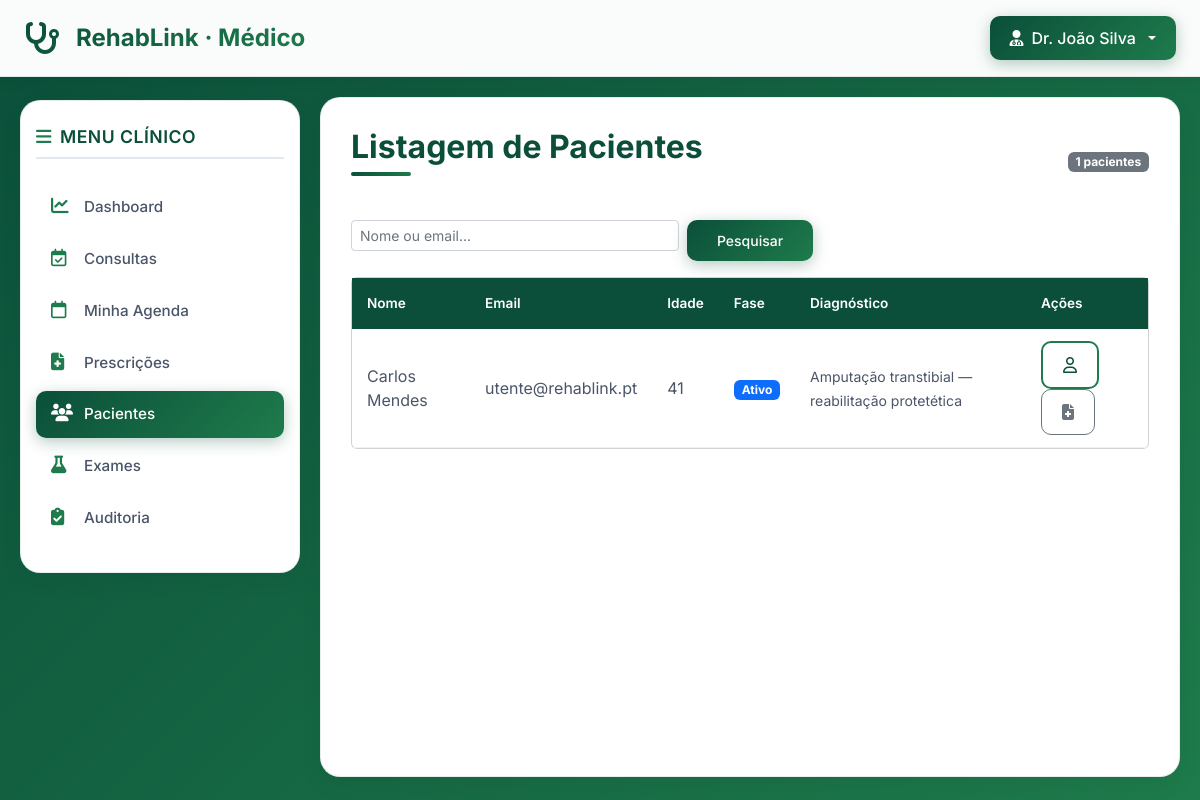
The page /private/medico/pacientes/gestaoUtente.php (signed in) on the database its author committed.
### tables this page shows
CREATE TABLE IF NOT EXISTS utentes (
    id                      INT UNSIGNED AUTO_INCREMENT PRIMARY KEY,
    utilizador_id           INT UNSIGNED        NOT NULL UNIQUE,
    data_nascimento         DATE                NULL,
    sexo                    ENUM('M','F','O')   NULL,
    nif                     VARCHAR(9)          NULL,
    morada                  VARCHAR(255)        NULL,
    codigo_postal           VARCHAR(8)          NULL,
    localidade              VARCHAR(100)        NULL,
    medico_id               INT UNSIGNED        NULL,
    tecnico_id              INT UNSIGNED        NULL,
    diagnostico             TEXT                NULL,
    observacoes             TEXT                NULL,
    cobertura_saude         ENUM('SNS','Particular','Seguro')
                            NOT NULL DEFAULT 'SNS'
                            COMMENT 'Gerida pelo admin na admissão — nunca pelo médico',
    fase_tratamento         ENUM('avaliacao','ativo','manutencao','alta')
                            NOT NULL DEFAULT 'avaliacao',
    categoria_clinica       ENUM('avc','amputacao_ms','amputacao_mi',
                                 'lesao_medular','lesao_nervosa_periferica',
                                 'paralisia_cerebral','outro') NULL,
    membro_afetado          ENUM('mao_esquerda','mao_direita','ambas',
                                 'perna_esquerda','perna_direita','outro') NULL,
    data_inicio_tratamento  DATE NULL,
    data_alta               DATE NULL COMMENT 'Preenchida quando médico regista alta',
    FOREIGN KEY (utilizador_id) REFERENCES utilizadores(id) ON DELETE CASCADE,
    FOREIGN KEY (medico_id)     REFERENCES profissionais(id) ON DELETE SET NULL,
    FOREIGN KEY (tecnico_id)    REFERENCES profissionais(id) ON DELETE SET NULL
);

CREATE TABLE IF NOT EXISTS utilizadores (
    id            INT UNSIGNED AUTO_INCREMENT PRIMARY KEY,
    nome          VARCHAR(150)        NOT NULL,
    email         VARCHAR(255)        NOT NULL UNIQUE,
    password_hash VARCHAR(255)        NOT NULL,
    perfil        ENUM('admin','medico','tecnico','utente') NOT NULL,
    ativo         BOOLEAN             NOT NULL DEFAULT TRUE,
    criado_em     DATETIME            NOT NULL DEFAULT CURRENT_TIMESTAMP,
    ultimo_login  DATETIME            NULL,
    INDEX idx_email  (email),
    INDEX idx_perfil (perfil)
);

### config/app.php (called while the page is built, shortened)
<?php
function h(string $valor): string {
    return htmlspecialchars($valor, ENT_QUOTES | ENT_SUBSTITUTE, 'UTF-8');
}

### private/medico/pacientes/gestaoUtente.php (the view, shortened to what this page needs)
<?php
require_once __DIR__ . '/../../../config/app.php';
require_once __DIR__ . '/../../../includes/header_medico.php';
require_once __DIR__ . '/../../../includes/sidebar_medico.php';
$db = getDB();
$uid = (int)$_SESSION['utilizador_id'];
$stmt = $db->prepare('SELECT id FROM profissionais WHERE utilizador_id=?'); $stmt->execute([$uid]); $pid = (int)($stmt->fetchColumn() ?: 0);
$pesquisa = trim($_GET['q'] ?? '');
$pagina_atual = max(1,(int)($_GET['pagina'] ?? 1)); $por_pagina = 15; $offset = ($pagina_atual-1)*$por_pagina;
$where = $pid ? 'WHERE ut.medico_id=?' : 'WHERE 1=0'; $params = $pid ? [$pid] : [];
$cnt = $db->prepare("SELECT COUNT(*) FROM utentes ut JOIN utilizadores u ON u.id=ut.utilizador_id $where"); $cnt->execute($params); $total = (int)$cnt->fetchColumn();
$stmt2 = $db->prepare("SELECT ut.id, u.nome, u.email, ut.diagnostico, ut.data_nascimento, ut.fase_tratamento FROM utentes ut JOIN utilizadores u ON u.id=ut.utilizador_id $where ORDER BY u.nome LIMIT $por_pagina OFFSET $offset");
$stmt2->execute($params); $pacientes = $stmt2->fetchAll();
?>
        <main class="content">
            <div class="d-flex justify-content-between align-items-center mb-4"><h1>Listagem de Pacientes</h1><span class="badge bg-secondary"><?= $total ?> pacientes</span></div>
            <form method="GET" class="row g-2 mb-3">
                <div class="col-md-5"><input type="text" name="q" class="form-control form-control-sm" placeholder="Nome ou email..." value="<?= h($pesquisa) ?>"></div>
                <div class="col-md-2"><button type="submit" class="btn btn-sm btn-secondary w-100">Pesquisar</button></div>
            </form>
            <div class="card"><div class="table-responsive">
                <table class="table table-hover mb-0">
                    <thead class="table-light"><tr><th>Nome</th><th>Email</th><th>Idade</th><th>Fase</th><th>Diagnóstico</th><th>Ações</th></tr></thead>
                    <tbody>
                    <?php if(empty($pacientes)): ?><tr><td colspan="5" class="text-center text-muted py-4">Sem pacientes.</td></tr>
                    <?php else: foreach($pacientes as $p): $idade = $p['data_nascimento'] ? (int)((time()-strtotime($p['data_nascimento']))/(365.25*86400)) : null; ?>
                        <tr>
                            <td><?= h($p['nome']) ?></td>
                            <td><?= h($p['email']) ?></td>
                            <td><?= $idade ?? '—' ?></td>
                            <td><?php
                                $fase_c = ['avaliacao'=>'secondary','ativo'=>'primary','manutencao'=>'info','alta'=>'success'];
                                $fase_l = ['avaliacao'=>'Avaliação','ativo'=>'Ativo','manutencao'=>'Manutenção','alta'=>'Alta'];
                                $f = $p['fase_tratamento'] ?? 'avaliacao';
                                echo '<span class="badge bg-'.($fase_c[$f]??'secondary').'">'.($fase_l[$f]??$f).'</span>';
                            ?></td>
                            <td><small><?= h(substr($p['diagnostico']??'—',0,60)) ?></small></td>
                            <td>
                                <a href="perfil_paciente.php?id=<?= $p['id'] ?>" class="btn btn-xs btn-outline-primary me-1" title="Perfil"><i class="fa-regular fa-user"></i></a>
                                <a href="<?= APP_URL ?>/private/medico/prescricoes/lista_prescricoes.php?utente=<?= $p['id'] ?>" class="btn btn-xs btn-outline-secondary" title="Programas"><i class="fa-solid fa-file-medical"></i></a>
                            </td>
                        </tr>
                    <?php endforeach; endif; ?>
                    </tbody>
                </table>
            </div></div>
        </main>
<?php require_once __DIR__ . '/../../../includes/footer.php'; ?>

### public/assets/css/medico.css (style rules this page uses)
* { margin: 0; padding: 0; box-sizing: border-box; font-family: 'Inter', sans-serif; }
body { background: linear-gradient(135deg, #0b4f3a 0%, #1e7b4b 100%); min-height: 100vh; }
.btn-secondary { background: linear-gradient(135deg, #0b4f3a 0%, #1e7b4b 100%); border: none; padding: 10px 20px; border-radius: 10px; font-weight: 500; transition: all 0.3s ease; box-shadow: 0 4px 15px rgba(11, 79, 58, 0.3); }
.content { flex: 1; background: white; border-radius: 20px; padding: 30px; box-shadow: 0 8px 25px rgba(0, 0, 0, 0.05); border: 1px solid rgba(11, 79, 58, 0.1); animation: fadeIn 0.6s ease-out; }
h1 { color: #0b4f3a; font-size: 2rem; font-weight: 700; margin-bottom: 20px; position: relative; padding-bottom: 10px; }
h1:after { content: ''; position: absolute; bottom: 0; left: 0; width: 60px; height: 4px; background: linear-gradient(135deg, #0b4f3a 0%, #1e7b4b 100%); border-radius: 2px; }
.table { margin-bottom: 0; }
.table thead th { background: #0b4f3a; color: white; font-weight: 600; font-size: 0.85rem; padding: 15px; border: none; }
.table tbody tr { transition: all 0.3s ease; }
.table td { padding: 12px 15px; vertical-align: middle; color: #4a5568; border-bottom: 1px solid #edf2f7; }
.btn { border-radius: 10px; padding: 10px 20px; font-weight: 500; transition: all 0.3s ease; }
.btn-outline-primary { border: 2px solid #1e7b4b; color: #0b4f3a; }

### rows shown on the page
utentes: utilizador.nome "Carlos Mendes", utilizador.email "utente@rehablink.pt", data_nascimento "41", fase_tratamento "Ativo", diagnostico "Amputação transtibial — reabilitação protetética"

### other values the page prints
$nome_medico "Dr. João Silva"
$total "1"
